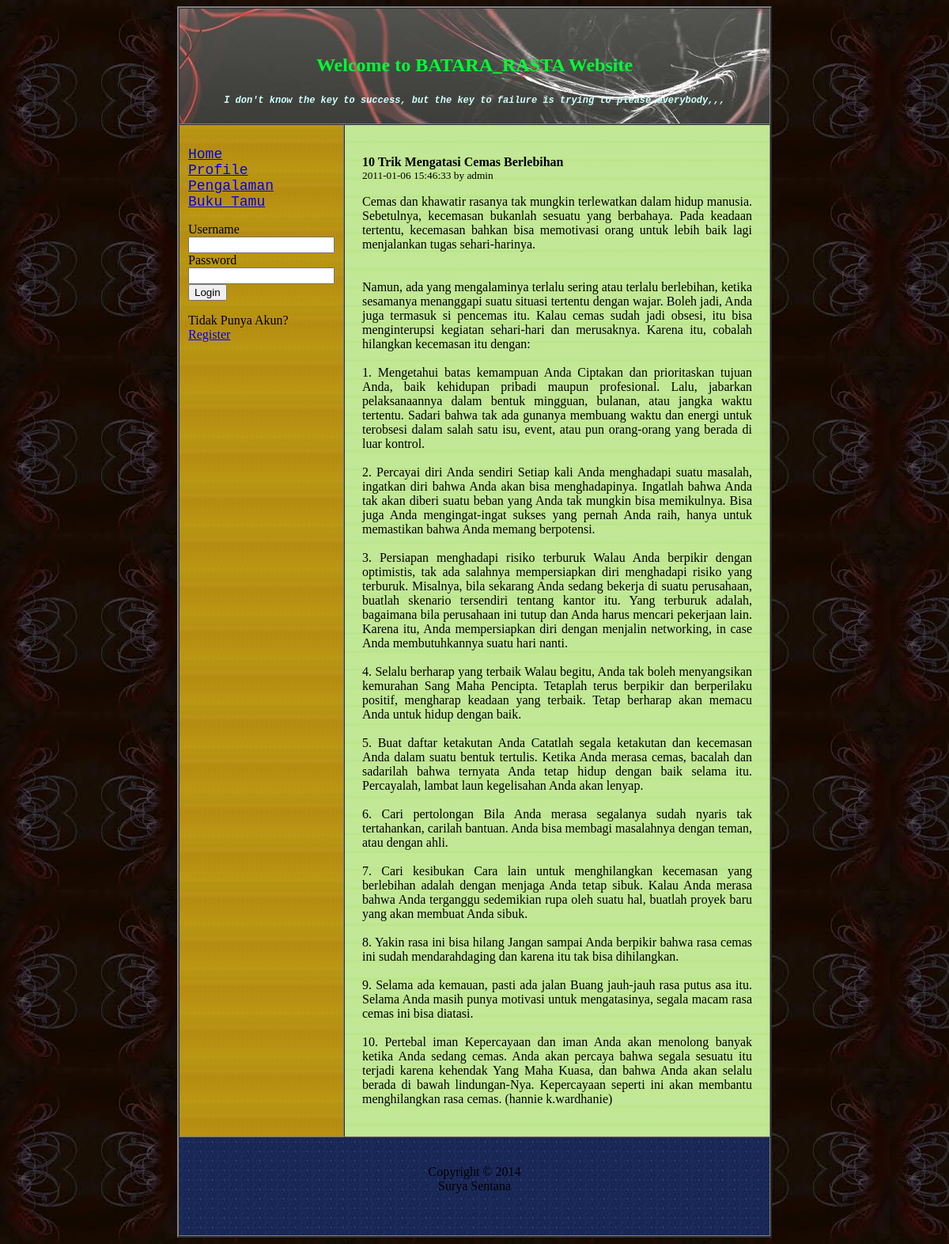
The page /viewnews.php?id=11 on the database its author committed.
### tables this page shows
CREATE TABLE IF NOT EXISTS `news` (
  `id` int(3) NOT NULL AUTO_INCREMENT,
  `title` text NOT NULL,
  `body` text NOT NULL,
  `created` varchar(20) NOT NULL,
  `writer` varchar(20) NOT NULL,
  PRIMARY KEY (`id`)
);

### viewnews.php (the view, shortened to what this page needs)
  <?php include("header.php"); ?>
</tr>
  <tr>
    <td width="171" height="332" valign="top" bordercolor="#000000" background="images/bg1.JPG">
	<?php include("nav.php"); ?>
<td width="581" valign="top" border="2" background="images/bg3.JPG" bgcolor="#FF0066">
<table align="center" cellpadding="20">
<tr><td>
		<?php
		$id = $_GET['id'];
		$query=mysql_query("SELECT * FROM news WHERE id=$id");
		while ($record=mysql_fetch_array($query)){
			echo "<p><b id=\"title\">".$record['title']."</b>";
			echo "<br /><small>".$record['created']." by ".$record['writer']."</small>";
			echo $record['body']."</p>";
		}
		?>
		</td>
</tr>
</table>
</tr>
<?php include("footer.php"); ?>

### header.php (style rules this page uses)
body { background-image: url(images/bg.png); }

### rows shown on the page
news: title "10 Trik Mengatasi Cemas Berlebihan", created "2011-01-06 15:46:33", writer "admin", body "Cemas dan khawatir rasanya tak mungkin terlewatkan dalam hidup manusia. Sebetulnya, kecemasan bukanlah sesuatu yang berbahaya. Pada keadaan tertentu, kecemasan bahkan bisa memotivasi orang untuk lebih baik lagi menjalankan tugas sehari-harinya. Namun, ada yang mengalaminya terlalu sering atau terlalu berlebihan, ketika sesamanya menanggapi suatu situasi tertentu dengan wajar. Boleh jadi, Anda juga termasuk si pencemas itu. Kalau cemas sudah jadi obsesi, itu bisa menginterupsi kegiatan sehari-hari dan merusaknya. Karena itu, cobalah hilangkan kecemasan itu dengan: 1. Mengetahui batas kemampuan Anda Ciptakan dan prioritaskan tujuan Anda, baik kehidupan pribadi maupun profesional. Lalu,…"
